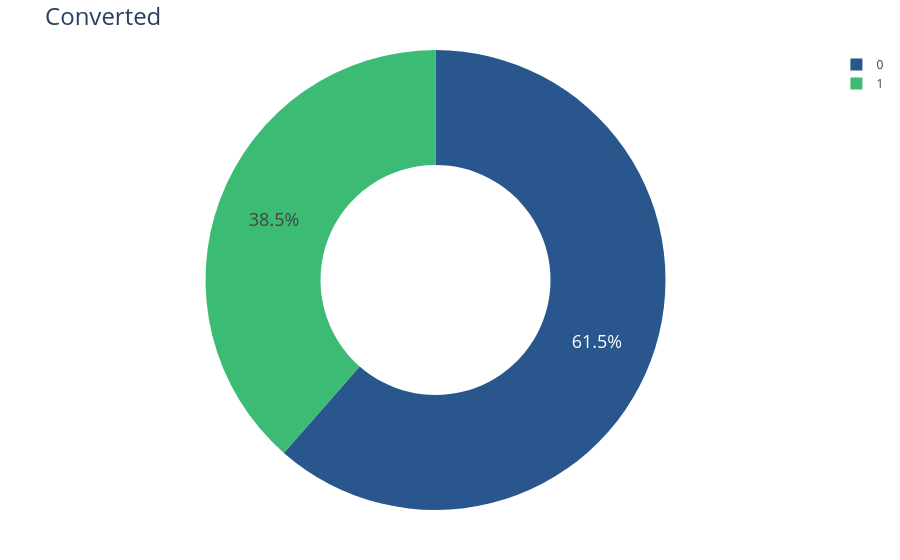

The cell this chart's notebook holds for it:
### Markdown cell above
## 3.5: Target Variable Analysis

### Code cell
import plotly.graph_objects as go

# Count data
count = df_['converted'].value_counts()

# Create a 3D-like pie chart (donut style)
fig = go.Figure(go.Pie(
    labels=count.index,
    values=count.values,
    hole=0.5,  # Makes it a donut
    marker=dict(colors=['#29568CFF', '#3CBB75FF']),
    hoverinfo='label+percent+value',
    textinfo='percent',
    textfont_size=18
))

fig.update_layout(
    title_text='Converted',
    title_font_size=24,
    showlegend=True,
    margin=dict(t=50, b=50, l=50, r=50)
)

# Show the chart
fig.show()

### Figure 1 — Plotly figure (JSON) as saved in the notebook; plotly's stock layout.template omitted (floating-point values rounded to 4 significant figures)
{"data": [{"hole": 0.5, "hoverinfo": "label+percent+value", "labels": [0, 1], "marker": {"colors": ["#29568CFF", "#3CBB75FF"]}, "textfont": {"size": 18}, "textinfo": "percent", "type": "pie", "values": [5679, 3561]}], "layout": {"autosize": true, "margin": {"b": 50, "l": 50, "r": 50, "t": 50}, "showlegend": true, "title": {"font": {"size": 24}, "text": "Converted"}}}
